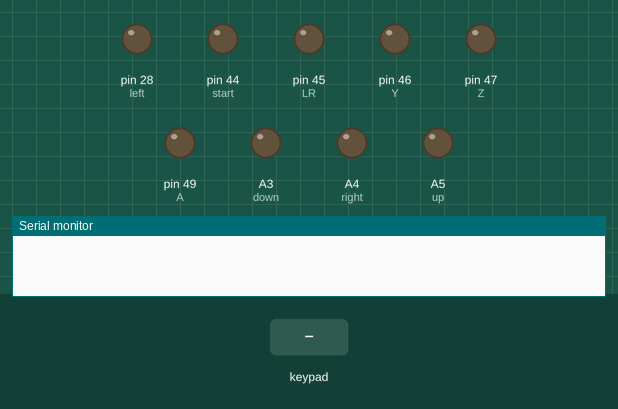
This sketch was run on a simulated Arduino Mega 2560, built with avr-gcc and run on an emulated ATmega2560. Shown: output pins drawn as LEDs (lit = HIGH), the last lines printed to the serial monitor. The inputs (shaded band) are chosen by the test bench.

Above: at 1.2 s.
1.3 s: key '1' pressed
At 1.45 s:
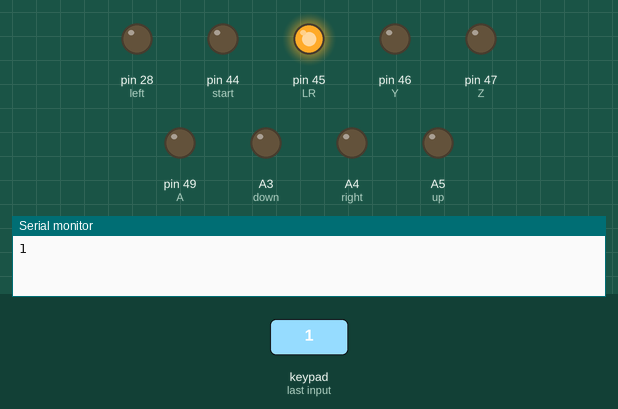
At 2.8 s:
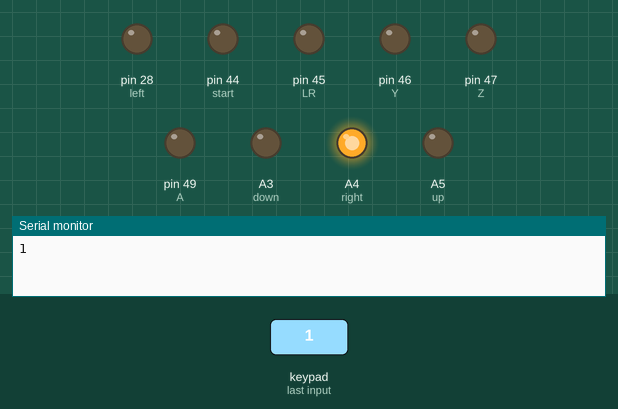
4.3 s: key '#' pressed
7.3 s: keypad keys 2 3 4 5 * pressed 0.4 s apart
At 8.52 s:
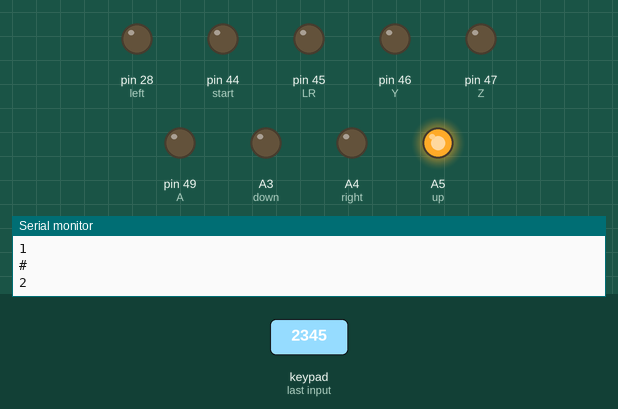
10.8 s: key 'A' pressed
13.8 s: key '4' pressed
16.8 s: key '5' pressed
At 17.2 s:
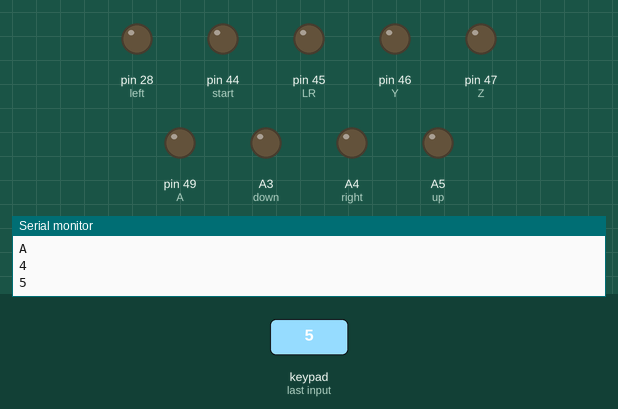
Timing chart, 0 to 19.3 s (numbered marks = the images above; inputs shaded):
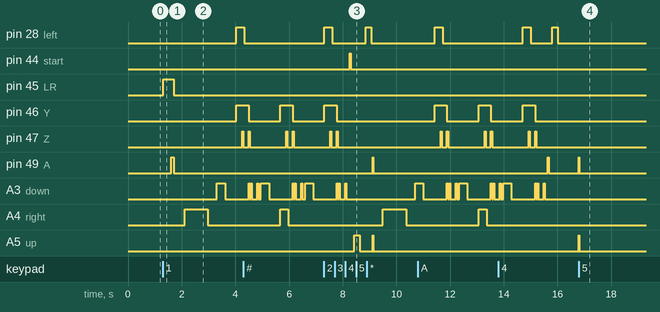

The sketch:

keypad_smash_diddy.ino
```cpp
#include <Keypad.h>
const int left = 28;
const int right = A4;
const int up = A5;
const int down = A3;
const int Z = 47;
const int start = 44;
const int A = 49;
const int B = 48;
const int Y = 46;
const int LR = 45;
const int RTilt = 43;
const int LTilt = 42;
const int DTilt = 11;
const int UTilt = 12;
char lastKey = "";
const int timeToWait = 500;
boolean runMe = false;
const byte ROWS = 4;
const byte COLS = 4;
char keys[ROWS][COLS] = {
  {'1', '4', '7', '*'},
  {'2', '5', '8', '0'},
  {'3', '6', '9', '#'},
  {'A', 'B', 'C', 'D'}
};

byte colPins[ROWS] = {2, 3, 4, 5};
byte rowPins[COLS] = {6, 7, 8, 9};

Keypad customKeypad = Keypad( makeKeymap(keys), rowPins, colPins, ROWS, COLS );

void button40(int direct, int wait = 40) {
  digitalWrite(direct, HIGH);
  delay(wait);
  digitalWrite(direct, LOW);
  delay(40);
}

void tilt(int direct) {
  if (direct == up || direct == down) {
    button40(UTilt);
    digitalWrite(down, HIGH);
    delay(200);
    digitalWrite(down, LOW);
  } else {
    button40(direct);
  }
}

void Uair(int drift = false) {
  //  digitalWrite(Y, HIGH);
  if (drift) {
    digitalWrite(drift, HIGH);
    delay(30);
    digitalWrite(drift, LOW);
  }
  digitalWrite(up, HIGH);
  digitalWrite(A, HIGH);
  delay(50);
  //  digitalWrite(Y, LOW);
  digitalWrite(up, LOW);
  delay(75);
  digitalWrite(down, HIGH);
  digitalWrite(A, LOW);
  delay(85);
  digitalWrite(down, LOW);
  delay(100);
}

void reset() {
  digitalWrite(LR, HIGH);
  delay(300);
  digitalWrite(A, HIGH);
  delay(100);
  digitalWrite(LR, LOW);
  digitalWrite(A, LOW);
  delay(400);
}

void downThrow() {
  digitalWrite(down, HIGH);
  digitalWrite(Z, HIGH);
  delay(40);
  digitalWrite(Z, LOW);
  digitalWrite(down, LOW);
  delay(40);
  digitalWrite(down, HIGH);
  delay(40);
  digitalWrite(down, LOW);

}

void fullHop(int drift = false) {
  digitalWrite(Y, HIGH);
  if (drift) {
    digitalWrite(drift, HIGH);
    delay(25);
    digitalWrite(drift, LOW);
  } else {
    delay(25);
  }

  if (drift) {
    digitalWrite(drift, HIGH);
    delay(195);
    button40(Z);
    digitalWrite(drift, LOW);
    delay(160);
  } else {
    delay(345);
  }
  digitalWrite(Y, LOW);
  downThrow();
}

void shortHop() {
  digitalWrite(Y, HIGH);
  delay(40);
  digitalWrite(Y, LOW);
}

void banana() {
  digitalWrite(down, HIGH);
  digitalWrite(B, HIGH);
  delay(300);
  digitalWrite(down, LOW);
  digitalWrite(B, LOW);
  delay(350);
}


void infinite() {
  button40(right, 865);
  delay(300);
  for (int x = 0; x < 3; x++) {
    banana();
    digitalWrite(40, HIGH);
    delay(20);
    digitalWrite(40, LOW);
    delay(50);
    if (x % 2 == 0) {
      fullHop(left);
    } else {
      fullHop(right);
    }
    delay(200);
    digitalWrite(down, HIGH);
    delay(40);
    digitalWrite(down, LOW);
    delay(100);
  }
}

void smashAttack(int direct, int wait = 200) {
  digitalWrite(A, HIGH);
  digitalWrite(direct, HIGH);
  delay(wait);
  digitalWrite(A, LOW);
  digitalWrite(direct, LOW);
  delay(350);
}

void dashAttack(int direct) {
  digitalWrite(direct, HIGH);
  delay(150);
  button40(A);
  digitalWrite(direct, LOW);
}

void setup() {
  Serial.begin(9600);
  pinMode(start, OUTPUT);
  pinMode(up, OUTPUT);
  pinMode(down, OUTPUT);
  pinMode(left, OUTPUT);
  pinMode(right, OUTPUT);
  pinMode(A, OUTPUT);
  pinMode(Y, OUTPUT);
  pinMode(Z, OUTPUT);
  pinMode(LR, OUTPUT);
//  reset();
//  infinite();
  //  digitalWrite(weakLeft, HIGH);
}

void loop() {
  // put your main code here, to run repeatedly:
  char key = customKeypad.getKey();
  if (key != false) {
    Serial.println(key);
  }
  if (key == '1') {
    reset();
    infinite();

  } else if (key == '2') {
    button40(up, 200);

  } else if (key == '3') {
    tilt(RTilt);
  } else if (key == 'A') {
    button40(A);

  } else if (key == '4') {
    button40(left, 200);

  } else if (key == '5') {
    smashAttack(up, 10);

  } else if (key == '6') {
    button40(right, 200);

  } else if (key == 'B') {
    button40(B);

  } else if (key == '7') {
    tilt(up);

  } else if (key == '8') {
    button40(down, 200);

  } else if (key == '9') {
    tilt(down);

  } else if (key == 'C') {
    if (runMe) {
      shortHop();
      runMe = false;
    } else {
      fullHop();
      runMe = true;
    }

  } else if (key == '*') {
    infinite();

  } else if (key == '0') {

  } else if (key == '#') {
    if (runMe) {
      reset();
      runMe = false;
    } else {
      button40(start);
      runMe = true;
    }

  } else if (key == 'D') {
    reset();
  }

}
```

Measured:
- after the input at 1.3 s, pin 28 (left), pin 46 (Y): LOW → HIGH after 2.7 s; pin 45 (LR): LOW → HIGH at once, → LOW 0.40 s later; pin 47 (Z): LOW → HIGH after 3.0 s, → LOW 0.04 s later; pin 49 (A): LOW → HIGH after 0.31 s, → LOW 0.10 s later; A3 (down): LOW → HIGH after 2.0 s, → LOW 0.30 s later
- after the input at 7.3 s, pin 49 (A): LOW → HIGH after 1.8 s, → LOW 0.01 s later; A4 (right): LOW → HIGH after 2.2 s, → LOW 0.87 s later; A5 (up): LOW → HIGH after 1.1 s, → LOW 0.20 s later, → HIGH 0.49 s later, → LOW 0.01 s later
- after the input at 16.8 s, pin 49 (A), A5 (up): LOW → HIGH at once, → LOW 0.01 s later
